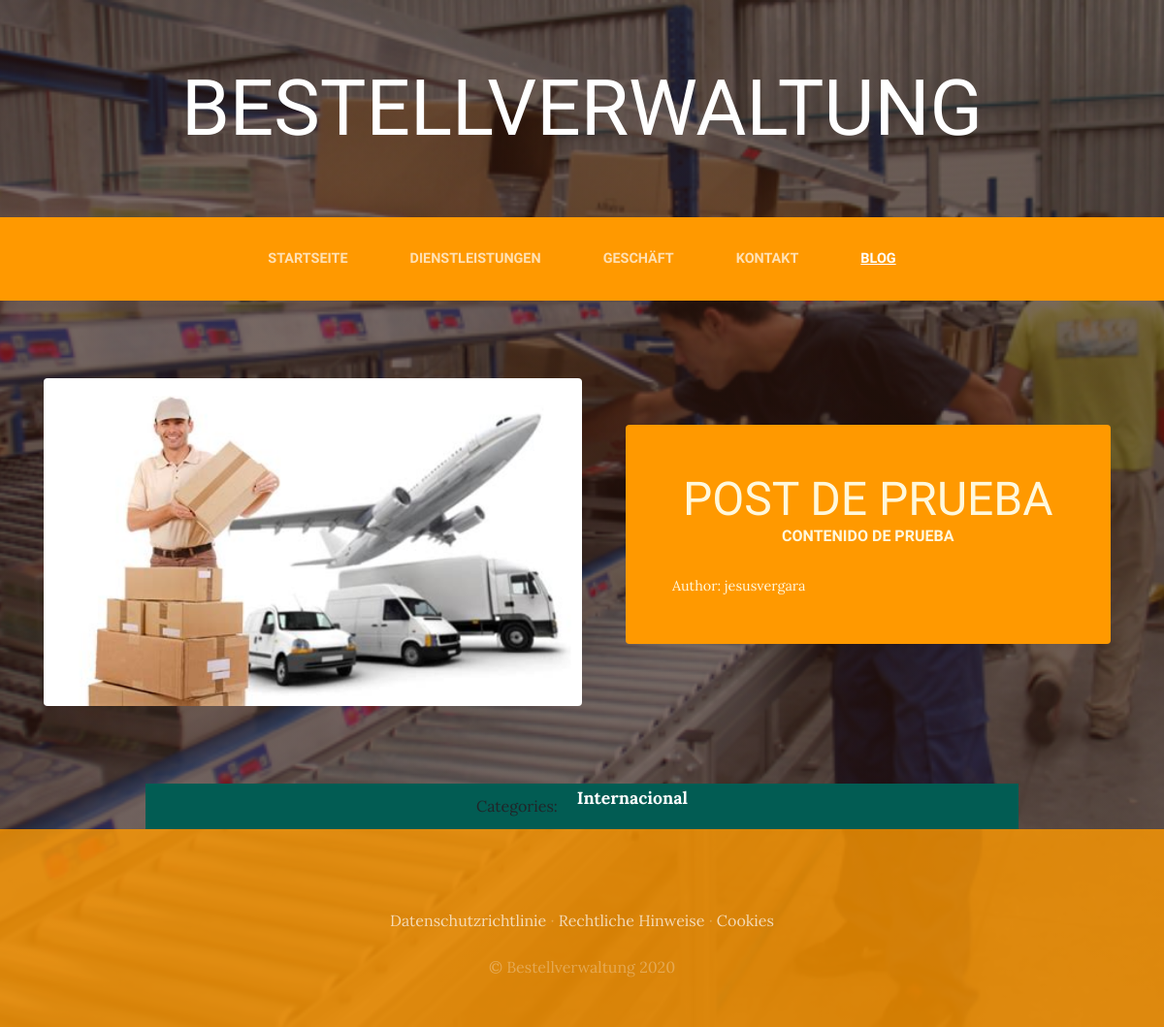
The page /blog/categories/1/ on the database its author committed.
### blog/models.py (models this page shows, shortened)
class Post(models.Model):
    title=models.CharField(max_length=50)
    content=models.CharField(max_length=50)
    image=models.ImageField(upload_to='blog', null=True, blank=True)
    author=models.ForeignKey(User, on_delete=models.CASCADE)
    categories=models.ManyToManyField(Categories)
    created=models.DateTimeField(auto_now_add=True)
    updated=models.DateTimeField(auto_now_add=True)
    class Meta:
        verbose_name='post'
        verbose_name_plural='posts'

class Categories(models.Model):
    name=models.CharField(max_length=50)
    created=models.DateTimeField(auto_now_add=True)
    updated=models.DateTimeField(auto_now_add=True)
    class Meta:
        verbose_name='category'
        verbose_name_plural='categories'

### blog/views.py (the view)
# urls.py: path('categories/<int:categories_id>/', views.categories, name='categories'),
def categories(request, categories_id):
    categ_=Categories.objects.get(id=categories_id)
    post_=Post.objects.filter(categories=categ_)
    return render(request, 'blog/categories_blog.html', {'categories': categ_, 'posts': post_})

### blog/Templates/blog/categories_blog.html
{% extends "ProyectoWebApp/base.html" %}
{% load static %}
{% block content %}
{% if posts %}
<ul style="list-style-type: none; padding: 0;">
    {% for post in posts %}
    <section class="page-section clearfix">
        <div class="container">
            <div class="intro">
                <img class="intro-img img-fluid mb-3 mb-lg-0 rounded"
                    src="{% if post.image %} {{post.image.url}} {% endif %}" style="width: 50%;" alt="">
                <div class="intro-text left-0 text-center bg-faded p-5 rounded">
                    <h2 class="section-heading mb-4">
                        <span class="section-heading-lower">{{post.title}}</span>
                        <span class="section-heading-upper">{{post.content}}</span>
                    </h2>
                    <div style="text-align: left;  font-size: 0.9rem;">
                        Author: {{post.author}}
                    </div>
                </div>
            </div>
        </div>
    </section>
    {% endfor %}
</ul>
{% else %}
<p>There are no posts</p>
{% endif %}
<div style="width: 75%; margin: auto; height: auto; display: flex; flex-wrap: wrap; justify-content: center; align-items: center; gap: 20px; background-color: rgb(2, 92, 83);">
    Categories:
    {% for post in posts %}
    {% for cat in post.categories.all %}
    <p style="font-size: 1.1rem; color: white; font-weight: bold;">{{cat.name}}</p>
    {% endfor %}
    {% endfor %}
</div>
{% endblock %}

### ProyectoWebApp/static/ProyectoWebApp/css/gestion.css (style rules this page uses)
body { font-family: 'Lora'; background: linear-gradient(rgba(47, 23, 15, 0.65), rgba(47, 23, 15, 0.65)), url("../img/bg_main.jpg"); background-attachment: fixed; background-position: center; background-size: cover; }
h1, h2, h3, h4, h5, h6 { font-family: 'Raleway'; }
p { line-height: 1.75; }
.page-section { margin-top: 5rem; margin-bottom: 5rem; }
.section-heading { text-transform: uppercase; }
.section-heading .section-heading-upper { display: block; font-size: 1rem; font-weight: 800; padding-bottom: .5rem; }
.section-heading .section-heading-lower { display: block; font-size: 3rem; font-weight: 100; }
.bg-faded { background-color: rgba(255, 255, 255, 0.85); }
.intro { position: relative; }
@media (min-width: 992px) { .intro .intro-img { width: 75%; float: left; } }
@media (min-width: 992px) { .intro .intro-text { left: 600; width: 60%; margin-top: 3rem; background-color: rgba(255, 153, 0); color: cornsilk; position: absolute; } }
@media (min-width: 1200px) { .intro .intro-text { width: 45%; } }

### rows shown on the page
Post: image (picture), title "POST DE PRUEBA", content "CONTENIDO DE PRUEBA", author "jesusvergara"
Categories: name "Internacional"
